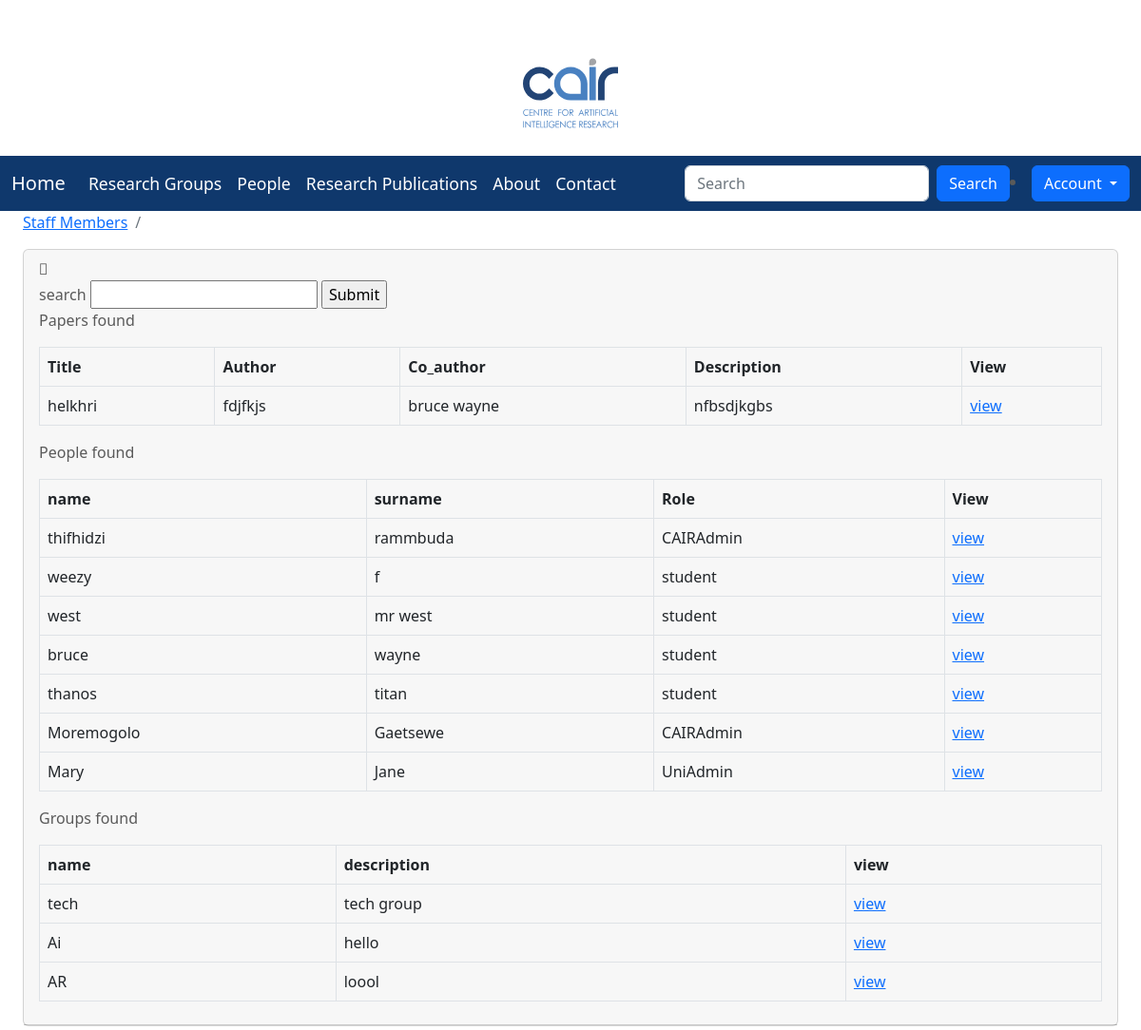
The page /search/ (upper part) on the database as committed earlier.
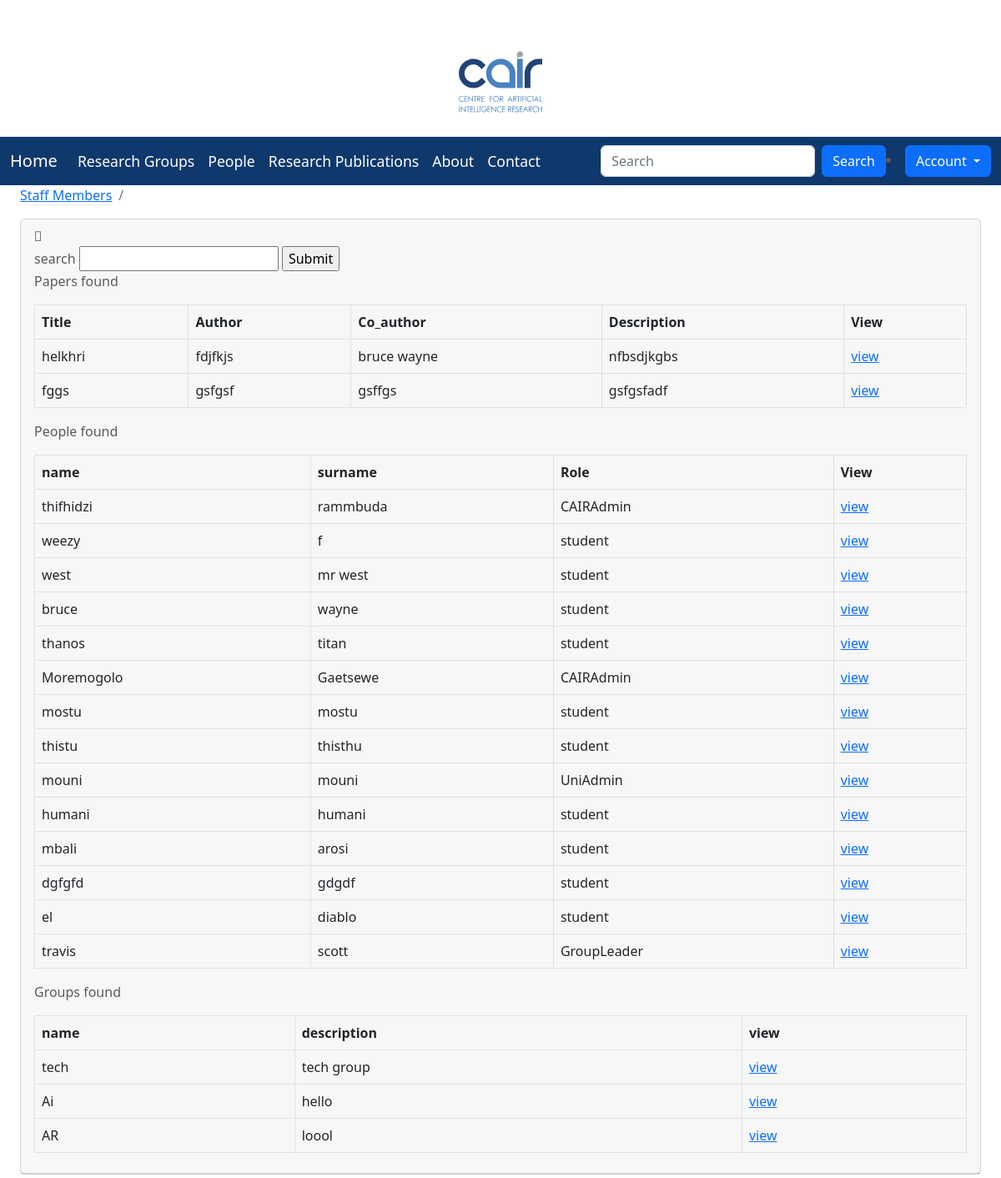
The same page on the database as committed later.
### researchapp/models.py (models this page shows, shortened)
class Paper(models.Model):
    title = models.CharField(max_length=100)
    author = models.CharField(max_length=50)
    co_author = models.CharField(max_length=50)
    description =  models.TextField()
    category  = models.ForeignKey(PaperType, on_delete=models.CASCADE, default=None,blank=True , null=TRUE)
    group = models.ForeignKey(Group, on_delete=models.CASCADE, default=None,blank=True , null=TRUE)
    publication = models.FileField(upload_to='pdf/publications')
    peerReview = models.FileField(upload_to='pdf/peerReview', blank=True , null=TRUE)
    created = models.DateField(auto_now_add=True)
    published_by=models.ForeignKey(User, on_delete=models.CASCADE, default=None,blank=True , null=TRUE)

class User(AbstractUser):
    role = models.ForeignKey(Role, on_delete=models.CASCADE, default=None,blank=True , null=TRUE)
    university = models.ForeignKey(University, on_delete=models.CASCADE, default=None,blank=True , null=TRUE)
    group = models.ForeignKey(Group, on_delete=models.CASCADE, default=None,blank=True , null=TRUE)
    bio = models.CharField(max_length=100, blank=True , null=TRUE)
    student_role = models.ForeignKey(StudentRole, on_delete=models.CASCADE, default=None,blank=True , null=TRUE)
    image = models.ImageField(upload_to = 'images/profilePic',blank=True , null=TRUE)
    is_active = models.BooleanField(default=True)

class Role(models.Model):
    RoleType = models.CharField(max_length=100)

class Group(models.Model):
    name = models.CharField(max_length=100)
    description = models.CharField(max_length=100)
    university = models.ForeignKey(University, on_delete=models.CASCADE, default=None, null=TRUE)
    created = models.DateField(auto_now_add=True)

### researchapp/views.py (the view)
# urls.py: path('search/', views.search, name = 'search'),
def search(request):
    query_string = ''
    found_entries = None
    if ('search' in request.GET) and request.GET['search'].strip():
        query_string = request.GET['search']
        entry_query = get_query(query_string, ['title', 'description','author'])
        entry_query_2 = get_query(query_string, ['username', 'first_name', 'last_name'])
        entry_query_3 = get_query(query_string, ['name'])
        paper_list= Paper.objects.all().filter(entry_query)
        people_list = User.objects.all().filter(entry_query_2)
        group_list = Group.objects.all().filter(entry_query_3)
        context = {
            'papers':paper_list,
            'people': people_list,
            'groups' : group_list
            }
        return render(request,'search.html',context )
    else:
        display_paper = Paper.objects.all()
        display_people = User.objects.all()
        group_list = Group.objects.all()
        context = {
            'papers':display_paper,
            'people': display_people,
            'groups' : group_list
            }
        return render(request, 'search.html', context)

### researchapp/templates/search.html (shortened to what this page needs)
{% extends 'base.html' %}
{%load static%}
{% block style %}
    <link rel="stylesheet" href="{% static 'css/style1.css' %}">
    <link href="https://cdn.jsdelivr.net/npm/bootstrap@5.2.0/dist/css/bootstrap.min.css"
    rel="stylesheet">
    <link href='https://cdnjs.cloudflare.com/ajax/libs/font-awesome/4.0.3/css/font-awesome.css' rel='stylesheet'>
    <body oncontextmenu='return false' class='snippet-body'>
{% endblock %}
{% block body %}
   <div class="container-fluid">
        <div class="row">
          <div class="col-12 mb-3">
          <div class="col-12 mb-3">
                <div id="content-wrapper">
        <div class="container-fluid">
            <ol class="breadcrumb">
                <li class="breadcrumb-item">
                    <a href="">Staff Members</a>
                </li>
                <li class="breadcrumb-item active"></li>
            </ol>
            <div class="card mb-3">
                <div class="card-header">
                    <i class="fas fa-table"></i>
<form method = 'GET'>
    <label for="search">search</label>
    <input type="text" id="search" name="search">
    <input type = 'submit' name = 'Search'/>
</form>
{% if papers %}
<p> Papers found </p>
    <div class="table-responsive">
                        <table class="table table-bordered" id="dataTable" width="100%" cellspacing="0">
        <tr>
            <th>Title</th>
            <th>Author</th>
            <th>Co_author</th>
            <th>Description</th>
            <th>View</th>
        </tr>
  {% for paper in papers%}
    <td>{{paper.title}}  </td>
    <td>{{paper.author}} </td>
    <td>{{paper.co_author}} </td>
    <td>{{paper.description}}  </td>
    <td> <a href="{{ paper.publication.url }}"> view </a></td>
  {% endfor%}
</table>
</div>
{% endif %}
{% if people %}
<p> People found </p>
  <div class="table-responsive">
                        <table class="table table-bordered" id="dataTable" width="100%" cellspacing="0">
    <tr>
        <th>name</th>
        <th>surname</th>
        <th>Role </th>
        <th> View</h>
    </tr>
  {% for person in people%}
    <td>{{person.first_name}}</td>
    <td>{{person.last_name}} </td>
    <td>{{person.role.RoleType}}  </td>
    <td><a href=' {% url 'avprofile' user.pk %} '> view </a>  </td>
  {% endfor%}
</table></div>
{% endif %}
{% if groups %}
<p> Groups found </p>
  <div class="table-responsive">
                        <table class="table table-bordered" id="dataTable" width="100%" cellspacing="0">
    <tr>
        <th>name</th>
        <th>description</th>
        <th>view</th>
    </tr>
  {% for group in groups%}
    <td>{{group.name}}</td>
    <td>{{group.description}} </td>
    <td><a href="{% url 'avGprofile' group.pk %}"> view</a>  </td>
  {% endfor%}
</table></div>
{% endif %}
</div></div></div></div></div></div></div></div></div>
{% endblock %}

Rows that differ between the two databases and show on the page:
removed User: first_name "Mary", last_name "Jane", role.RoleType "UniAdmin"
added Paper: title "fggs", author "gsfgsf", co_author "gsffgs", description "gsfgsfadf"
added User: first_name "mostu", last_name "mostu", role.RoleType "student"
added User: first_name "thistu", last_name "thisthu", role.RoleType "student"
added User: first_name "mouni", last_name "mouni", role.RoleType "UniAdmin"
added User: first_name "humani", last_name "humani", role.RoleType "student"
added User: first_name "mbali", last_name "arosi", role.RoleType "student"
added User: first_name "dgfgfd", last_name "gdgdf", role.RoleType "student"
added User: first_name "el", last_name "diablo", role.RoleType "student"
added User: first_name "travis", last_name "scott", role.RoleType "GroupLeader"
